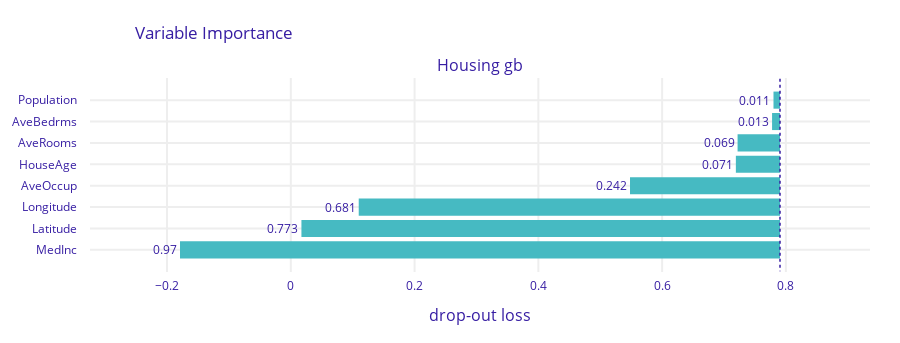

Notebook source saved alongside this figure:
### Markdown cell above
## Permutation Importance

> The permutation feature importance algorithm based on Fisher, Rudin, and Dominici (2018):
>
> Input: Trained model $\hat{f}$, feature matrix $X$, target vector $y$, error measure $L(y,\hat{f})$ :
>* Estimate the original model error $L(y,\hat{f})$.
>* For each feature $j \in (1,...,p)$ do:
>** Generate feature matrix $X_{perm}$ by permuting feature j in the data X. This breaks the association between feature j and true outcome y.
>** Estimate error $L(y,\hat{f}(X_{perm}))$ based on the predictions of the permuted data.
>** Calculate permutation feature importance as difference $FI_j = L(y,\hat{f}) - L(y,\hat{f}(X_{perm}))$
>* Sort features by descending FI.

### Code cell
housing_gb_exp = dx.Explainer(clf_gb, X_test, y_test, label = "Housing gb")

mp_gb = housing_gb_exp.model_parts(loss_function='r2')
mp_gb.plot()

### Figure 1 — Plotly figure (JSON) as saved in the notebook; plotly's stock layout.template omitted (floating-point values rounded to 4 significant figures)
{"data": [{"base": 0.7905, "hoverinfo": "text", "hoverlabel": {"bgcolor": "rgba(0,0,0,0.8)"}, "hovertext": ["Model: Housing gb loss after<br>variable: Population is permuted: 0.78<br>Drop-out loss change: -0.011", "Model: Housing gb loss after<br>variable: AveBedrms is permuted: 0.778<br>Drop-out loss change: -0.013", "Model: Housing gb loss after<br>variable: AveRooms is permuted: 0.722<br>Drop-out loss change: -0.069", "Model: Housing gb loss after<br>variable: HouseAge is permuted: 0.719<br>Drop-out loss change: -0.071", "Model: Housing gb loss after<br>variable: AveOccup is permuted: 0.548<br>Drop-out loss change: -0.242", "Model: Housing gb loss after<br>variable: Longitude is permuted: 0.11<br>Drop-out loss change: -0.681", "Model: Housing gb loss after<br>variable: Latitude is permuted: 0.017<br>Drop-out loss change: -0.773", "Model: Housing gb loss after<br>variable: MedInc is permuted: -0.179<br>Drop-out loss change: -0.97"], "marker": {"color": "#46bac2"}, "orientation": "h", "showlegend": false, "text": ["0.011", "0.013", "0.069", "0.071", "0.242", "0.681", "0.773", "0.97"], "textposition": "outside", "type": "bar", "x": [-0.01051, -0.01282, -0.06854, -0.07133, -0.2424, -0.6807, -0.7733, -0.9695], "xaxis": "x", "y": ["Population", "AveBedrms", "AveRooms", "HouseAge", "AveOccup", "Longitude", "Latitude", "MedInc"], "yaxis": "y"}], "layout": {"annotations": [{"font": {"size": 16}, "showarrow": false, "text": "Housing gb", "x": 0.5, "xanchor": "center", "xref": "paper", "y": 1, "yanchor": "bottom", "yref": "paper"}, {"font": {"size": 16}, "showarrow": false, "text": "drop-out loss", "x": 0.5, "xanchor": "center", "xref": "paper", "y": 0, "yanchor": "top", "yref": "paper", "yshift": -30}], "font": {"color": "#371ea3"}, "height": 343, "margin": {"b": 71, "r": 30, "t": 78}, "shapes": [{"line": {"color": "#371ea3", "dash": "dot", "width": 1.5}, "type": "line", "x0": 0.7905, "x1": 0.7905, "xref": "x", "y0": -1, "y1": 8, "yref": "y"}], "title": {"text": "Variable Importance", "x": 0.15}, "xaxis": {"anchor": "y", "automargin": true, "domain": [0, 1], "fixedrange": true, "gridwidth": 2, "range": [-0.3245, 0.9359], "tickcolor": "white", "ticklen": 3, "ticks": "outside", "type": "linear", "zeroline": false}, "yaxis": {"anchor": "x", "automargin": true, "autorange": "reversed", "domain": [0, 1], "fixedrange": true, "gridwidth": 2, "tickcolor": "white", "ticklen": 10, "ticks": "outside", "type": "category"}}}
